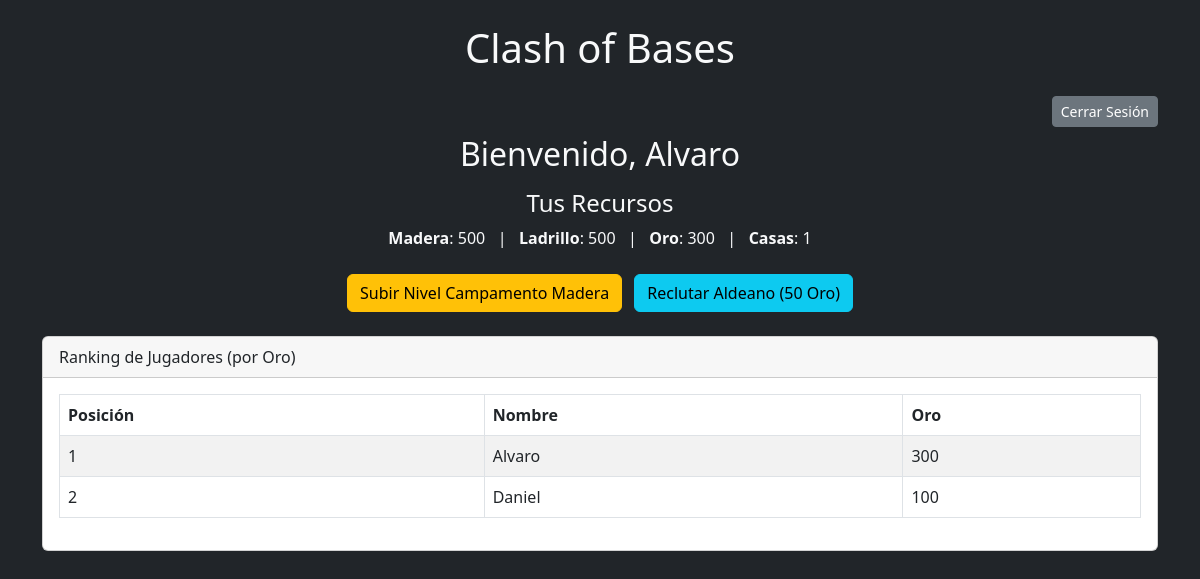
The page /index.php (signed in) on the database its author committed.
### tables this page shows
CREATE TABLE PARTIDA (
  Id_Partida    INT AUTO_INCREMENT PRIMARY KEY,
  Madera        INT NOT NULL,
  Ladrillo      INT NOT NULL,
  Oro           INT NOT NULL,
  Numero_Casas  INT NOT NULL,
  Id_Usuario    INT UNIQUE,
  CONSTRAINT fk_partida_usuario
    FOREIGN KEY (Id_Usuario) REFERENCES USUARIO (Id_Usuario)
);

CREATE TABLE USUARIO (
  Id_Usuario    INT AUTO_INCREMENT PRIMARY KEY,
  Nombre        VARCHAR(100) NOT NULL,
  Contraseña    VARCHAR(100) NOT NULL
);

### index.php (the view, shortened to what this page needs)
<?php
$dbhost = "localhost";
$dbname = "mi_db_juego";
$dbuser = "root";
$dbpass = "";
try {
    $pdo = new PDO("mysql:host=$dbhost;dbname=$dbname;charset=utf8", $dbuser, $dbpass);
    $pdo->setAttribute(PDO::ATTR_ERRMODE, PDO::ERRMODE_EXCEPTION);
} catch(PDOException $e) {
    die("Error de conexión: " . $e->getMessage());
}
$recursos = null;
if (isset($_SESSION['usuario_id'])) {
    $stmt = $pdo->prepare("
        SELECT p.Id_Partida, p.Madera, p.Ladrillo, p.Oro, p.Numero_Casas, u.Nombre
          FROM PARTIDA p
          JOIN USUARIO u ON u.Id_Usuario = p.Id_Usuario
         WHERE p.Id_Usuario = :user_id
         LIMIT 1
    ");
    $stmt->execute([':user_id' => $_SESSION['usuario_id']]);
    $recursos = $stmt->fetch(PDO::FETCH_ASSOC);
}
?>
<!DOCTYPE html>
<html lang="es">
<head>
    <link href="https://cdn.jsdelivr.net/npm/bootstrap@5.2.3/dist/css/bootstrap.min.css" rel="stylesheet">
</head>
<body class="bg-dark text-light">
<div class="container my-4">
    <h1 class="text-center mb-4">Clash of Bases</h1>
    <?php if (!isset($_SESSION['usuario_id'])): ?>
        <div class="row justify-content-center">
          <div class="col-md-4">
            <div class="card text-dark">
              <div class="card-body">
                <h4 class="card-title text-center">Iniciar Sesión</h4>
                <?php if (!empty($error)): ?>
                  <div class="alert alert-danger"><?= htmlspecialchars($error) ?></div>
                <?php endif; ?>
                <form method="POST">
                  <div class="mb-3">
                    <label for="nombre" class="form-label">Usuario</label>
                    <input type="text" name="nombre" class="form-control" required>
                  </div>
                  <div class="mb-3">
                    <label for="pass" class="form-label">Contraseña</label>
                    <input type="password" name="pass" class="form-control" required>
                  </div>
                  <input type="hidden" name="action" value="login">
                  <button type="submit" class="btn btn-primary w-100">Acceder</button>
                </form>
              </div>
            </div>
          </div>
        </div>
    <?php else: ?>
        <div class="mb-2 text-end">
            <a href="?logout" class="btn btn-sm btn-secondary">Cerrar Sesión</a>
        </div>
        <h2 class="text-center">Bienvenido, <?= htmlspecialchars($_SESSION['usuario_nombre']) ?></h2>
        <?php if ($recursos): ?>
          <div class="text-center my-3">
            <h4>Tus Recursos</h4>
            <p>
              <strong>Madera</strong>: <?= $recursos['Madera'] ?>
              &nbsp; | &nbsp;
              <strong>Ladrillo</strong>: <?= $recursos['Ladrillo'] ?>
              &nbsp; | &nbsp;
              <strong>Oro</strong>: <?= $recursos['Oro'] ?>
              &nbsp; | &nbsp;
              <strong>Casas</strong>: <?= $recursos['Numero_Casas'] ?>
            </p>
          </div>
        <?php endif; ?>
        <div class="text-center my-4">
          <form method="POST" class="d-inline">
            <button type="submit" class="btn btn-warning">
              Subir Nivel Campamento Madera
            </button>
          </form>
          <form method="POST" class="d-inline ms-2">
            <button type="submit" class="btn btn-info">
              Reclutar Aldeano (50 Oro)
            </button>
          </form>
        </div>
        <div class="card text-dark my-4">
          <div class="card-header">Ranking de Jugadores (por Oro)</div>
          <div class="card-body">
            <?php
              $stmtRank = $pdo->query("SELECT * FROM V_RANKING ORDER BY Posicion");
              $ranking = $stmtRank->fetchAll(PDO::FETCH_ASSOC);
            ?>
            <table class="table table-striped table-bordered">
              <thead>
                <tr>
                  <th>Posición</th>
                  <th>Nombre</th>
                  <th>Oro</th>
                </tr>
              </thead>
              <tbody>
                <?php foreach($ranking as $jug): ?>
                  <tr>
                    <td><?= $jug['Posicion'] ?></td>
                    <td><?= htmlspecialchars($jug['Nombre']) ?></td>
                    <td><?= $jug['Oro'] ?></td>
                  </tr>
                <?php endforeach; ?>
              </tbody>
            </table>
          </div>
        </div>
    <?php endif; ?>
</div>
</body>
</html>

### rows shown on the page
partida: Madera "500", Ladrillo "500", Oro "300", Numero_Casas "1"
usuario: Posicion "1", Nombre "Alvaro", Oro "300"
usuario: Posicion "2", Nombre "Daniel", Oro "100"

### other values the page prints
$_SESSION['usuario_nombre'] "Alvaro"
